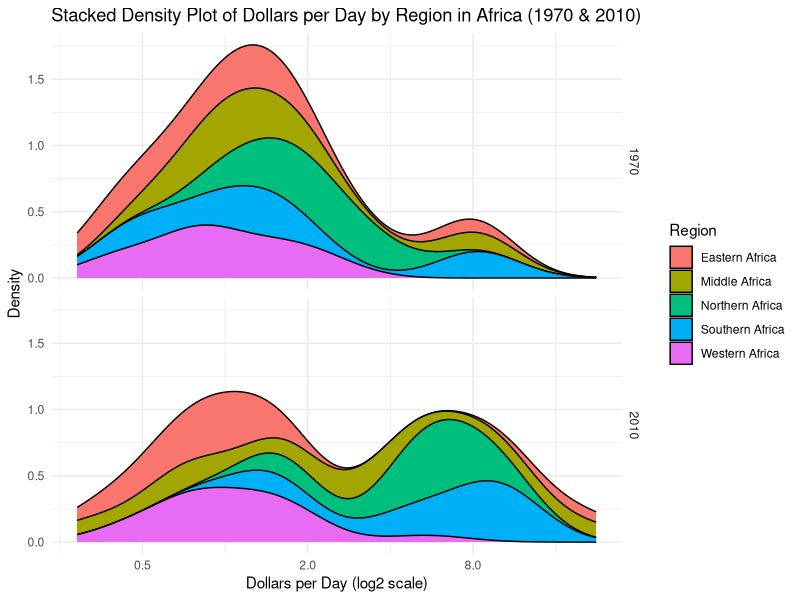

This figure's R source:
# Instructions
# Now we are going to edit the code from Exercise 9 to show a stacked density plot of each region in Africa.

# Instructions
# Much of the code will be the same as in Exercise 9:

# Create the dollars_per_day variable as in Exercise 7, but for African countries in the years 1970 and 2010 this time.

# Make sure you remove any NA values.

# Create a smooth density plot of dollars per day for 1970 and 2010 using a log (base 2) scale for the x axis.

# Use facet_grid to show a different density plot for 1970 and 2010.

# Make sure the densities are smooth by using bw = 0.5.

# Use the fill and position arguments where appropriate to create the stacked density plot of each region.

library(dplyr)
library(ggplot2)
library(dslabs)

#carregar o dataset
data(gapminder)

#cria a variável dollars_per_day para os países africanos nos anos 1970 e 2010, removendo NAs
daydollars <- gapminder %>%
  mutate(dollars_per_day = gdp / population / 365) %>%
  filter(continent == "Africa", year %in% c(1970, 2010), !is.na(dollars_per_day))

#cria o gráfico de densidade empilhado por região
p <- daydollars %>%
  ggplot(aes(dollars_per_day, fill = region)) +
  geom_density(bw = 0.5, position = "stack") +
  scale_x_continuous(trans = "log2") +
  facet_grid(year ~ .) +
  labs(title = "Stacked Density Plot of Dollars per Day by Region in Africa (1970 & 2010)",
       x = "Dollars per Day (log2 scale)",
       y = "Density",
       fill = "Region") +
  theme_minimal()

#exibir o gráfico
print(p)
